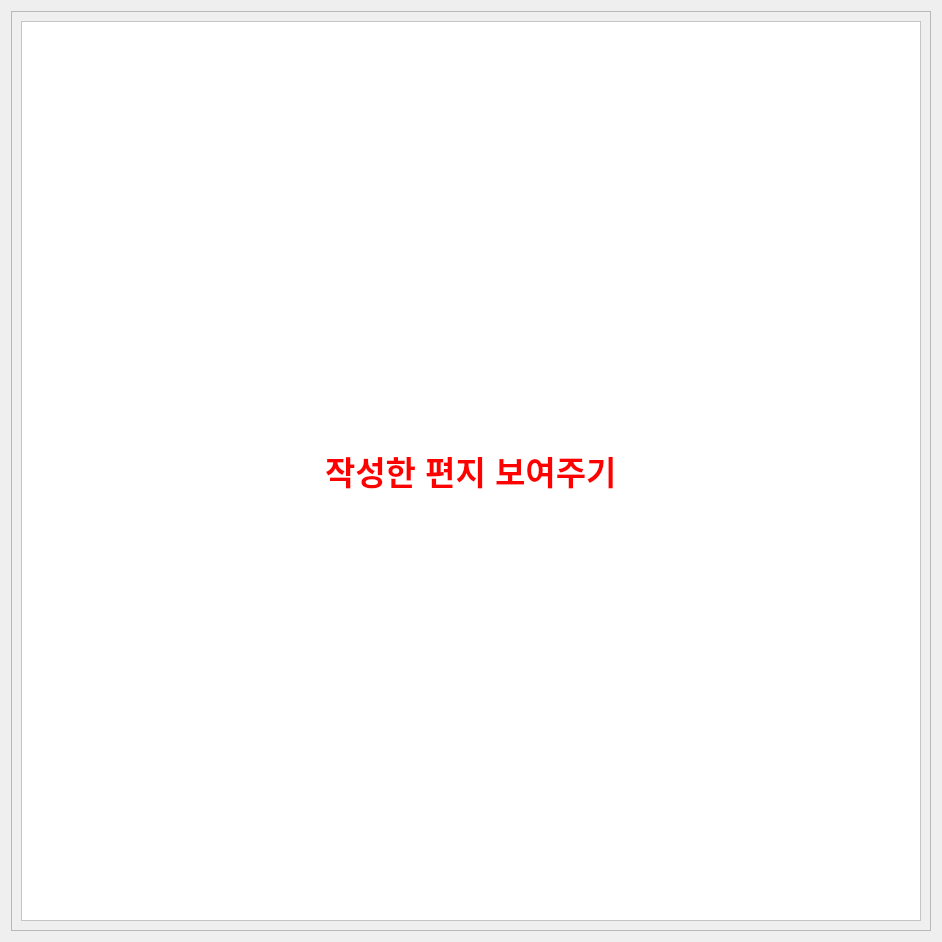
            <widget class="QWidget" name="page_5">
             <property name="styleSheet">
              <string notr="true"/>
             </property>
             <layout class="QVBoxLayout" name="verticalLayout_67">
              <item alignment="Qt::AlignHCenter|Qt::AlignVCenter">
               <widget class="QFrame" name="frame_64">
                <property name="minimumSize">
                 <size>
                  <width>800</width>
                  <height>500</height>
                 </size>
                </property>
                <property name="frameShape">
                 <enum>QFrame::StyledPanel</enum>
                </property>
                <property name="frameShadow">
                 <enum>QFrame::Raised</enum>
                </property>
                <layout class="QVBoxLayout" name="verticalLayout_79">
                 <item>
                  <widget class="QFrame" name="frame_95">
                   <property name="minimumSize">
                    <size>
                     <width>900</width>
                     <height>900</height>
                    </size>
                   </property>
                   <property name="styleSheet">
                    <string notr="true">background-color:white;</string>
                   </property>
                   <property name="frameShape">
                    <enum>QFrame::StyledPanel</enum>
                   </property>
                   <property name="frameShadow">
                    <enum>QFrame::Raised</enum>
                   </property>
                   <layout class="QVBoxLayout" name="verticalLayout_82">
                    <item alignment="Qt::AlignHCenter|Qt::AlignVCenter">
                     <widget class="QLabel" name="label_28">
                      <property name="font">
                       <font>
                        <pointsize>25</pointsize>
                        <weight>75</weight>
                        <bold>true</bold>
                       </font>
                      </property>
                      <property name="styleSheet">
                       <string notr="true">color:red;</string>
                      </property>
                      <property name="text">
                       <string>작성한 편지 보여주기</string>
                      </property>
                     </widget>
                    </item>
                   </layout>
                  </widget>
                 </item>
                </layout>
               </widget>
              </item>
             </layout>
            </widget>
